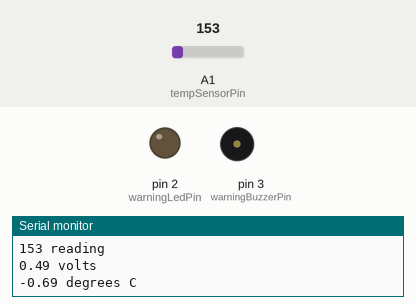
Simulated run of this sketch. Board: Arduino Uno, built with avr-gcc and run on an emulated ATmega328P. Shown: output pins drawn as LEDs (lit = HIGH), buzzer (waves = sounding, pin HIGH), the last lines printed to the serial monitor. Inputs (shaded band) come from the test bench; at power-on: A1 (tempSensorPin) = 153.

Above: at 2.8 s.
2.9 s: A1 (tempSensorPin) set to 172
At 5.1 s:
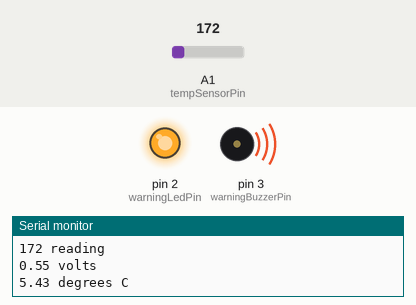
5.6 s: A1 (tempSensorPin) set to 133
At 6.7 s:
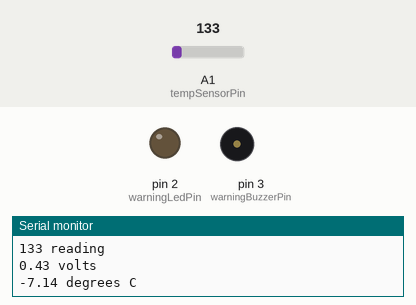
8.3 s: A1 (tempSensorPin) set to 165
At 11.0 s:
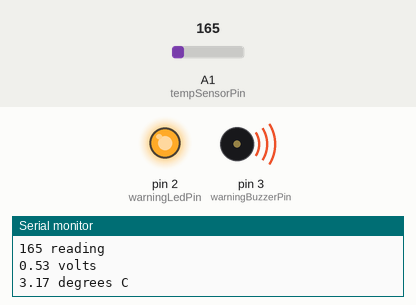
Timing chart, 0 to 12.5 s (numbered marks = the images above; inputs shaded):
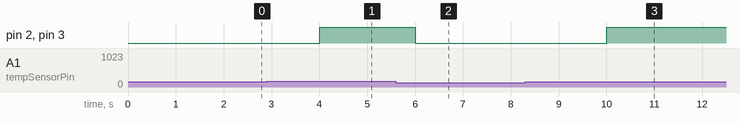

The sketch:

arduino_code.ino
```cpp
#define aref_voltage 3.3

const int tempSensorPin = 1;
const int warningLedPin = 2;
const int warningBuzzerPin = 3;

const float warningTemp = 0.0;

void setup() {
  // put your setup code here, to run once:
  analogReference(EXTERNAL);
  Serial.begin(9600);
  pinMode(warningLedPin, OUTPUT);
  pinMode(warningBuzzerPin, OUTPUT);
}

void loop() {
  float temp = getTemp();
  if(temp > warningTemp){
    alertOn();
  } else {
    alertOff();
  }

  //delay(500);

  delay(2000);
}

float getTemp() {
  int reading = analogRead(tempSensorPin);
  Serial.print(reading); Serial.println(" reading");

 // converting that reading to voltage, for 3.3v arduino use 3.3
 float voltage = reading * aref_voltage;
 voltage /= 1024.0;

 // print out the voltage
 Serial.print(voltage); Serial.println(" volts");

 // now print out the temperature
 float temperatureC = (voltage - 0.5) * 100 ;  //converting from 10 mv per degree wit 500 mV offset
                                               //to degrees ((voltage - 500mV) times 100)
 Serial.print(temperatureC); Serial.println(" degrees C");

 // now convert to Fahrenheit
 float temperatureF = (temperatureC * 9.0 / 5.0) + 32.0;
  return temperatureC;
}

void alertOn() {
  digitalWrite(warningLedPin, HIGH);
  digitalWrite(warningBuzzerPin, HIGH);
}

void alertOff() {
  digitalWrite(warningLedPin, LOW);
  digitalWrite(warningBuzzerPin, LOW);
}
```

Measured:
- the behaviour switches between 155 and 156 on A1 (tempSensorPin) (found by bisection; images 0 and 1)
- after the input at 2.9 s, pin 2 (warningLedPin), pin 3 (warningBuzzerPin): LOW → HIGH after 1.1 s
- after the input at 5.6 s, pin 2 (warningLedPin), pin 3 (warningBuzzerPin): HIGH → LOW after 0.41 s
- after the input at 8.3 s, pin 2 (warningLedPin), pin 3 (warningBuzzerPin): LOW → HIGH after 1.7 s
